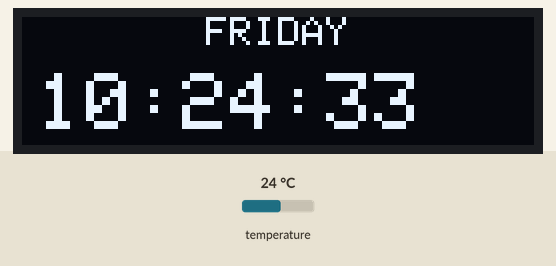
Simulated run of this sketch. Board: Arduino Uno, built with avr-gcc and run on an emulated ATmega328P. On the bench: 128×32 one-colour display. Wiring (inferred from the names in the program): DS3231 clock at I2C address 0x68. The inputs (shaded band) are chosen by the test bench; at power-on: temperature 24 °C. The display library's start-up logo is not drawn; the local clock reads 2024-03-15 10:24:30 at power-on unless the sketch sets it; what the sketch prints to the serial monitor is not drawn.

Above: at 3.2 s.
At 7.1 s:
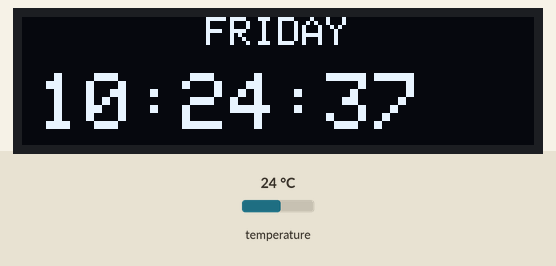
At 12.1 s:
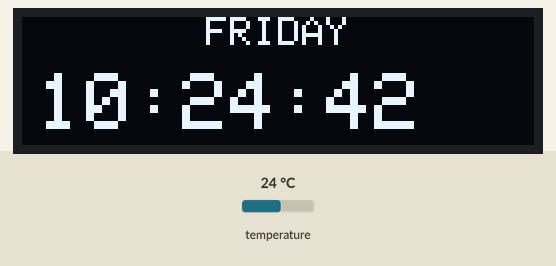
At 20.1 s:
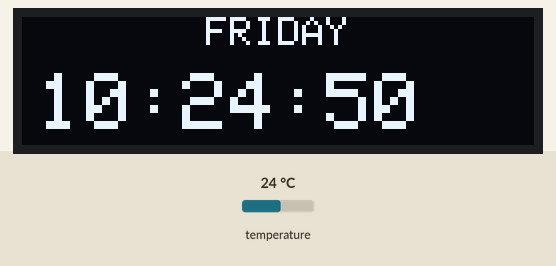
At 28.1 s:
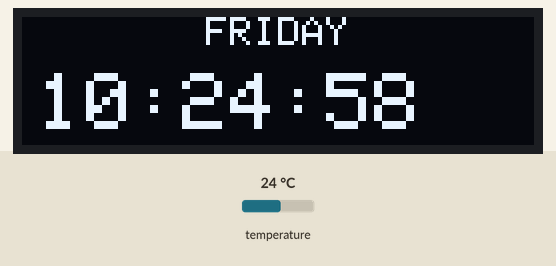
At 38.1 s:
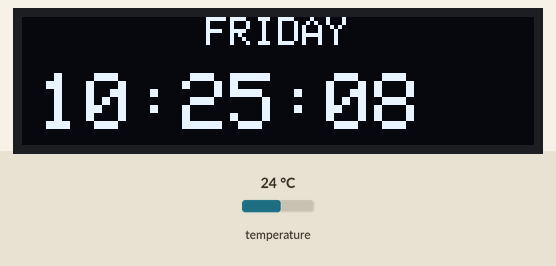

The sketch:

display.ino
```cpp
// Arduino real time clock and temperature monitor with DS3231 and SSD1306 OLED

#include <Wire.h>                        // Include Wire library (required for I2C devices)
#include <Adafruit_GFX.h>                // Include Adafruit graphics library
#include <Adafruit_SSD1306.h>            // Include Adafruit SSD1306 OLED driver

/*#define OLED_RESET 4
Adafruit_SSD1306 display(OLED_RESET);*/

#define SCREEN_WIDTH 128 // OLED display width, in pixels
#define SCREEN_HEIGHT 32 // OLED display height, in pixels

// Declaration for an SSD1306 display connected to I2C (SDA, SCL pins)
#define OLED_RESET     4 // Reset pin # (or -1 if sharing Arduino reset pin)
Adafruit_SSD1306 display(SCREEN_WIDTH, SCREEN_HEIGHT, &Wire, OLED_RESET);


#define button1    9                       // Button B1 is connected to Arduino pin 9
#define button2    8                       // Button B2 is connected to Arduino pin 8


void draw_text(byte x_pos, byte y_pos, char *text, byte text_size);

void setup(void) {

  Serial.begin(9600);
  Serial.println(F("Setup... 'came on,be my baby,came on'"));


  pinMode(button1, INPUT_PULLUP);
  pinMode(button2, INPUT_PULLUP);
  delay(1000);

  // SSD1306_SWITCHCAPVCC = generate display voltage from 3.3V internally
  if(!display.begin(SSD1306_SWITCHCAPVCC, 0x3C)) { // Address 0x3C for 128x32
    Serial.println(F("SSD1306 allocation failed"));
    for(;;); // Don't proceed, loop forever
  }

  // Show initial display buffer contents on the screen --
  // the library initializes this with an Adafruit splash screen.
  display.display();
  delay(2000); // Pause for 2 seconds

  // Clear the buffer
  display.clearDisplay();


  // init done

  // Clear the display buffer.
  display.clearDisplay();
  display.display();

  display.setTextColor(WHITE, BLACK);
  display.drawRect(117, 56, 3, 3, WHITE);     // Put degree symbol ( ° )
  draw_text(0, 56, "TEMPERATURE =", 1);
  draw_text(122, 56, "C", 1);
}

char Time[]     = "  :  :  ";
char Calendar[] = "  /  /20  ";
char temperature[] = " 00.00";
char temperature_msb;
byte i, second, minute, hour, day, date, month, year, temperature_lsb;

void display_day(){
  switch(day){
    case 1:  draw_text(40, 0, " SUNDAY  ", 1); break;
    case 2:  draw_text(40, 0, " MONDAY  ", 1); break;
    case 3:  draw_text(40, 0, " TUESDAY ", 1); break;
    case 4:  draw_text(40, 0, "WEDNESDAY", 1); break;
    case 5:  draw_text(40, 0, "THURSDAY ", 1); break;
    case 6:  draw_text(40, 0, " FRIDAY  ", 1); break;
    default: draw_text(40, 0, "SATURDAY ", 1);
  }
}

void DS3231_display(){
  // Convert BCD to decimal
  second = (second >> 4) * 10 + (second & 0x0F);
  minute = (minute >> 4) * 10 + (minute & 0x0F);
  hour   = (hour >> 4)   * 10 + (hour & 0x0F);
  date   = (date >> 4)   * 10 + (date & 0x0F);
  month  = (month >> 4)  * 10 + (month & 0x0F);
  year   = (year >> 4)   * 10 + (year & 0x0F);
  // End conversion

  Time[7]     = second % 10 + 48;
  Time[6]     = second / 10 + 48;
  Time[4]     = minute % 10 + 48;
  Time[3]     = minute / 10 + 48;
  Time[1]     = hour   % 10 + 48;
  Time[0]     = hour   / 10 + 48;
  Calendar[9] = year   % 10 + 48;
  Calendar[8] = year   / 10 + 48;
  Calendar[4] = month  % 10 + 48;
  Calendar[3] = month  / 10 + 48;
  Calendar[1] = date   % 10 + 48;
  Calendar[0] = date   / 10 + 48;
  if(temperature_msb < 0){
    temperature_msb = abs(temperature_msb);
    temperature[0] = '-';
  }
  else
    temperature[0] = ' ';
  temperature_lsb >>= 6;
  temperature[2] = temperature_msb % 10  + 48;
  temperature[1] = temperature_msb / 10  + 48;
  if(temperature_lsb == 0 || temperature_lsb == 2){
    temperature[5] = '0';
    if(temperature_lsb == 0) temperature[4] = '0';
    else                     temperature[4] = '5';
  }
  if(temperature_lsb == 1 || temperature_lsb == 3){
    temperature[5] = '5';
    if(temperature_lsb == 1) temperature[4] = '2';
    else                     temperature[4] = '7';
  }

//  draw_text(4,  14, Calendar, 2);                     // Display the date (format: dd/mm/yyyy)
//  draw_text(16, 35, Time, 2);                         // Display the time
//  draw_text(80, 56, temperature, 1);                  // Display the temperature
  draw_text(4, 14, Time, 2);                         // Display the time
  draw_text(60, 56, temperature, 1);                  // Display the temperature

}

void blink_parameter(){
  byte j = 0;
  while(j < 10 && digitalRead(button1) && digitalRead(button2)){
    j++;
    delay(25);
  }
}

byte edit(byte x_pos, byte y_pos, byte parameter){
  char text[3];
  sprintf(text,"%02u", parameter);
  while(!digitalRead(button1));                      // Wait until button B1 released
  while(true){
    while(!digitalRead(button2)){                    // If button B2 is pressed
      parameter++;
      if(i == 0 && parameter > 31)                   // If date > 31 ==> date = 1
        parameter = 1;
      if(i == 1 && parameter > 12)                   // If month > 12 ==> month = 1
        parameter = 1;
      if(i == 2 && parameter > 99)                   // If year > 99 ==> year = 0
        parameter = 0;
      if(i == 3 && parameter > 23)                   // If hours > 23 ==> hours = 0
        parameter = 0;
      if(i == 4 && parameter > 59)                   // If minutes > 59 ==> minutes = 0
        parameter = 0;
      sprintf(text,"%02u", parameter);
      draw_text(x_pos, y_pos, text, 2);
      delay(200);                                    // Wait 200ms
    }
    draw_text(x_pos, y_pos, "  ", 2);
    blink_parameter();
    draw_text(x_pos, y_pos, text, 2);
    blink_parameter();
    if(!digitalRead(button1)){                       // If button B1 is pressed
      i++;                                           // Increament 'i' for the next parameter
      return parameter;                              // Return parameter value and exit
    }
  }
}

void draw_text(byte x_pos, byte y_pos, char *text, byte text_size) {
  display.setCursor(x_pos, y_pos);
  display.setTextSize(text_size);
  display.print(text);
  display.display();

  Serial.println(text);
}

void loop() {


  Serial.println("Looping...");


  Wire.beginTransmission(0x68);                 // Start I2C protocol with DS3231 address
  Wire.write(0);                                // Send register address
  Wire.endTransmission(false);                  // I2C restart
  Wire.requestFrom(0x68, 7);                    // Request 7 bytes from DS3231 and release I2C bus at end of reading
  second = Wire.read();                         // Read seconds from register 0
  minute = Wire.read();                         // Read minuts from register 1
  hour   = Wire.read();                         // Read hour from register 2
  day    = Wire.read();                         // Read day from register 3
  date   = Wire.read();                         // Read date from register 4
  month  = Wire.read();                         // Read month from register 5
  year   = Wire.read();                         // Read year from register 6
  Wire.beginTransmission(0x68);                 // Start I2C protocol with DS3231 address
  Wire.write(0x11);                             // Send register address
  Wire.endTransmission(false);                  // I2C restart
  Wire.requestFrom(0x68, 2);                    // Request 2 bytes from DS3231 and release I2C bus at end of reading
  temperature_msb = Wire.read();                // Read temperature MSB
  temperature_lsb = Wire.read();                // Read temperature LSB

  display_day();
  DS3231_display();                             // Diaplay time & calendar

  delay(50);                                    // Wait 50ms
}
// End of code.
```

Measured:
- what the display in image 0 shows lasts 0.9 s, from 3.1 s to 4.0 s
- what the display in image 1 shows lasts 1.1 s, from 7.0 s to 8.1 s
